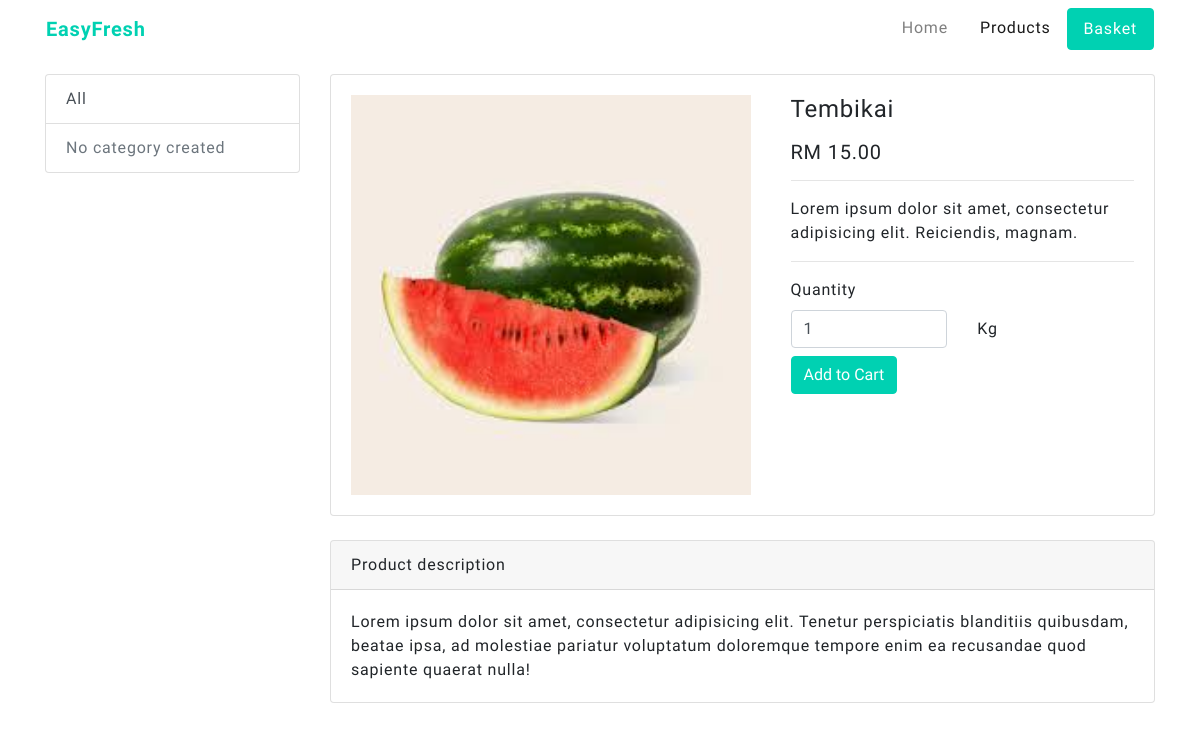
The page /products/show.php?id=1 on the database its author committed.
### tables this page shows
CREATE TABLE `products` (
  `id` int(11) NOT NULL,
  `name` varchar(255) NOT NULL,
  `price` decimal(5,2) NOT NULL,
  `stock` int(11) NOT NULL,
  `measurement` varchar(50) NOT NULL,
  `summary` text NOT NULL,
  `description` text NOT NULL,
  `photo` varchar(255) NOT NULL,
  `category_id` int(11) NOT NULL
);

### admin/functions/products-edit.php (called while the page is built, shortened)
<?php
if(empty($_GET['id'])) {
	header('Location: /admin/');
} else {
	require_once($_SERVER['DOCUMENT_ROOT'].'/database-connection.php');
	$id = htmlspecialchars(strip_tags($_GET['id']));
	$sql = "SELECT * FROM products WHERE id=$id LIMIT 1";
	$product = $conn->query($sql);
	if (mysqli_num_rows($product) > 0) {
		$row = mysqli_fetch_assoc($product);
		$name = $row["name"];
		$price = $row['price'];
		$stock = $row['stock'];
		$measurement = $row['measurement'];
		$summary = $row['summary'];
		$description = $row['description'];
		$photo = $row['photo'];
	} else {
		header('Location: /admin/');
	}
}

### products/show.php (the view, shortened to what this page needs)
<?php
require_once($_SERVER['DOCUMENT_ROOT'].'/admin/functions/products-edit.php');
?>
<?php require_once($_SERVER['DOCUMENT_ROOT'].'/partials/header.php') ?>
<div class="container">
	<div class="row mb-3">
		<?php require_once($abs_path.'/partials/navigation.php') ?>
	</div>
	<div class="row">
		<div class="col-sm-3">
			<?php require_once($abs_path.'/partials/category-list.php') ?>
		</div>
		<div class="col-sm-9">
			<div class="card">
				<div class="card-body">
					<div class="row">
						<div class="col-6">
							<img src="<?php echo $photo; ?>" alt="<?php echo $name; ?>" width="400" height="400">
						</div>
						<div class="col-6 pl-5">
							<h4 class="mb-3"><?php echo $name; ?></h4>
							<h5>RM <?php echo $price; ?></h5>
							<hr>
							<p><?php echo $summary; ?></p>
							<hr>
							<?php if($stock <= 0) : ?>
							<div class="text-danger mb-2">
								Out of stock
							</div>
							<?php else : ?>
							<form class="form row" method="POST" action="/admin/functions/basket-create.php">
								<div class="col-12">
									<label for="inputPassword6">Quantity</label>
								</div>
								<div class="col-6">
									<input type="number" name="quantity" class="form-control" id="quantity" value="1" min="0" step="0.1">
								</div>
								<div class="col-6">
									<label class="col-form-label"><?php echo $measurement; ?></label>
								</div>
								<div class="col-12 mt-2">
									<button type="submit" class="btn btn-primary">Add to Cart</button>
								</div>
							</form>
							<?php endif ?>
						</div>
					</div>
				</div>
			</div>
			<div class="card mt-4 mb-5" style="max-width: 100%;">
				<div class="card-header">Product description</div>
				<div class="card-body">
					<p class="card-text"><?php echo $description; ?></p>
				</div>
			</div>
		</div>
	</div>
</div>
<?php require_once($abs_path.'/partials/footer.php') ?>

### css/main.css (style rules this page uses)
body { font-family: 'Muli'; letter-spacing: 0.05rem; }
.btn.btn-primary, .list-group-item.active { background: #00d1b2 !important; border-color: #00d1b2 !important; }

### rows shown on the page
products: photo (picture), name "Tembikai", price "15.00", summary "Lorem ipsum dolor sit amet, consectetur adipisicing elit. Reiciendis, magnam.", measurement "Kg", description "Lorem ipsum dolor sit amet, consectetur adipisicing elit. Tenetur perspiciatis blanditiis quibusdam, beatae ipsa, ad molestiae pariatur voluptatum doloremque tempore enim ea recusandae quod sapiente quaerat nulla!"
